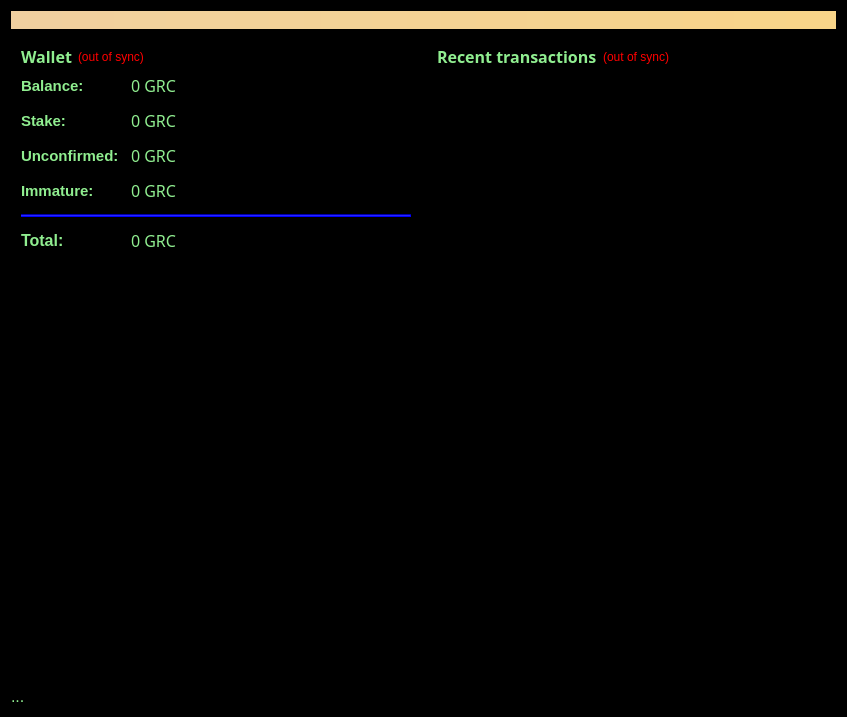
<?xml version="1.0" encoding="UTF-8"?>
<ui version="4.0">
 <class>OverviewPage</class>
 <widget class="QWidget" name="OverviewPage">
  <property name="geometry">
   <rect>
    <x>0</x>
    <y>0</y>
    <width>847</width>
    <height>717</height>
   </rect>
  </property>
  <property name="palette">
   <palette>
    <active>
     <colorrole role="WindowText">
      <brush brushstyle="SolidPattern">
       <color alpha="255">
        <red>144</red>
        <green>238</green>
        <blue>144</blue>
       </color>
      </brush>
     </colorrole>
     <colorrole role="Button">
      <brush brushstyle="SolidPattern">
       <color alpha="255">
        <red>0</red>
        <green>0</green>
        <blue>0</blue>
       </color>
      </brush>
     </colorrole>
     <colorrole role="Light">
      <brush brushstyle="SolidPattern">
       <color alpha="255">
        <red>0</red>
        <green>0</green>
        <blue>107</blue>
       </color>
      </brush>
     </colorrole>
     <colorrole role="Midlight">
      <brush brushstyle="SolidPattern">
       <color alpha="255">
        <red>170</red>
        <green>255</green>
        <blue>127</blue>
       </color>
      </brush>
     </colorrole>
     <colorrole role="Dark">
      <brush brushstyle="SolidPattern">
       <color alpha="255">
        <red>0</red>
        <green>0</green>
        <blue>127</blue>
       </color>
      </brush>
     </colorrole>
     <colorrole role="Mid">
      <brush brushstyle="SolidPattern">
       <color alpha="255">
        <red>0</red>
        <green>113</green>
        <blue>170</blue>
       </color>
      </brush>
     </colorrole>
     <colorrole role="Text">
      <brush brushstyle="SolidPattern">
       <color alpha="255">
        <red>144</red>
        <green>238</green>
        <blue>144</blue>
       </color>
      </brush>
     </colorrole>
     <colorrole role="BrightText">
      <brush brushstyle="SolidPattern">
       <color alpha="255">
        <red>0</red>
        <green>255</green>
        <blue>0</blue>
       </color>
      </brush>
     </colorrole>
     <colorrole role="ButtonText">
      <brush brushstyle="SolidPattern">
       <color alpha="255">
        <red>144</red>
        <green>238</green>
        <blue>144</blue>
       </color>
      </brush>
     </colorrole>
     <colorrole role="Base">
      <brush brushstyle="SolidPattern">
       <color alpha="255">
        <red>0</red>
        <green>0</green>
        <blue>0</blue>
       </color>
      </brush>
     </colorrole>
     <colorrole role="Window">
      <brush brushstyle="SolidPattern">
       <color alpha="255">
        <red>0</red>
        <green>0</green>
        <blue>0</blue>
       </color>
      </brush>
     </colorrole>
     <colorrole role="Shadow">
      <brush brushstyle="SolidPattern">
       <color alpha="255">
        <red>141</red>
        <green>141</green>
        <blue>141</blue>
       </color>
      </brush>
     </colorrole>
     <colorrole role="Highlight">
      <brush brushstyle="SolidPattern">
       <color alpha="255">
        <red>51</red>
        <green>153</green>
        <blue>255</blue>
       </color>
      </brush>
     </colorrole>
     <colorrole role="HighlightedText">
      <brush brushstyle="SolidPattern">
       <color alpha="255">
        <red>85</red>
        <green>255</green>
        <blue>0</blue>
       </color>
      </brush>
     </colorrole>
     <colorrole role="Link">
      <brush brushstyle="SolidPattern">
       <color alpha="255">
        <red>0</red>
        <green>0</green>
        <blue>127</blue>
       </color>
      </brush>
     </colorrole>
     <colorrole role="LinkVisited">
      <brush brushstyle="SolidPattern">
       <color alpha="255">
        <red>255</red>
        <green>255</green>
        <blue>127</blue>
       </color>
      </brush>
     </colorrole>
     <colorrole role="AlternateBase">
      <brush brushstyle="SolidPattern">
       <color alpha="255">
        <red>20</red>
        <green>29</green>
        <blue>8</blue>
       </color>
      </brush>
     </colorrole>
     <colorrole role="NoRole">
      <brush brushstyle="SolidPattern">
       <color alpha="255">
        <red>0</red>
        <green>0</green>
        <blue>127</blue>
       </color>
      </brush>
     </colorrole>
     <colorrole role="ToolTipBase">
      <brush brushstyle="SolidPattern">
       <color alpha="255">
        <red>255</red>
        <green>255</green>
        <blue>220</blue>
       </color>
      </brush>
     </colorrole>
     <colorrole role="ToolTipText">
      <brush brushstyle="SolidPattern">
       <color alpha="255">
        <red>0</red>
        <green>255</green>
        <blue>255</blue>
       </color>
      </brush>
     </colorrole>
    </active>
    <inactive>
     <colorrole role="WindowText">
      <brush brushstyle="SolidPattern">
       <color alpha="255">
        <red>144</red>
        <green>238</green>
        <blue>144</blue>
       </color>
      </brush>
     </colorrole>
     <colorrole role="Button">
      <brush brushstyle="SolidPattern">
       <color alpha="255">
        <red>0</red>
        <green>0</green>
        <blue>0</blue>
       </color>
      </brush>
     </colorrole>
     <colorrole role="Light">
      <brush brushstyle="SolidPattern">
       <color alpha="255">
        <red>0</red>
        <green>0</green>
        <blue>107</blue>
       </color>
      </brush>
     </colorrole>
     <colorrole role="Midlight">
      <brush brushstyle="SolidPattern">
       <color alpha="255">
        <red>170</red>
        <green>255</green>
        <blue>127</blue>
       </color>
      </brush>
     </colorrole>
     <colorrole role="Dark">
      <brush brushstyle="SolidPattern">
       <color alpha="255">
        <red>0</red>
        <green>0</green>
        <blue>127</blue>
       </color>
      </brush>
     </colorrole>
     <colorrole role="Mid">
      <brush brushstyle="SolidPattern">
       <color alpha="255">
        <red>0</red>
        <green>113</green>
        <blue>170</blue>
       </color>
      </brush>
     </colorrole>
     <colorrole role="Text">
      <brush brushstyle="SolidPattern">
       <color alpha="255">
        <red>144</red>
        <green>238</green>
        <blue>144</blue>
       </color>
      </brush>
     </colorrole>
     <colorrole role="BrightText">
      <brush brushstyle="SolidPattern">
       <color alpha="255">
        <red>0</red>
        <green>255</green>
        <blue>0</blue>
       </color>
      </brush>
     </colorrole>
     <colorrole role="ButtonText">
      <brush brushstyle="SolidPattern">
       <color alpha="255">
        <red>144</red>
        <green>238</green>
        <blue>144</blue>
       </color>
      </brush>
     </colorrole>
     <colorrole role="Base">
      <brush brushstyle="SolidPattern">
       <color alpha="255">
        <red>0</red>
        <green>0</green>
        <blue>0</blue>
       </color>
      </brush>
     </colorrole>
     <colorrole role="Window">
      <brush brushstyle="SolidPattern">
       <color alpha="255">
        <red>0</red>
        <green>0</green>
        <blue>0</blue>
       </color>
      </brush>
     </colorrole>
     <colorrole role="Shadow">
      <brush brushstyle="SolidPattern">
       <color alpha="255">
        <red>141</red>
        <green>141</green>
        <blue>141</blue>
       </color>
      </brush>
     </colorrole>
     <colorrole role="Highlight">
      <brush brushstyle="SolidPattern">
       <color alpha="255">
        <red>0</red>
        <green>0</green>
        <blue>0</blue>
       </color>
      </brush>
     </colorrole>
     <colorrole role="HighlightedText">
      <brush brushstyle="SolidPattern">
       <color alpha="255">
        <red>85</red>
        <green>255</green>
        <blue>0</blue>
       </color>
      </brush>
     </colorrole>
     <colorrole role="Link">
      <brush brushstyle="SolidPattern">
       <color alpha="255">
        <red>0</red>
        <green>0</green>
        <blue>127</blue>
       </color>
      </brush>
     </colorrole>
     <colorrole role="LinkVisited">
      <brush brushstyle="SolidPattern">
       <color alpha="255">
        <red>255</red>
        <green>255</green>
        <blue>127</blue>
       </color>
      </brush>
     </colorrole>
     <colorrole role="AlternateBase">
      <brush brushstyle="SolidPattern">
       <color alpha="255">
        <red>20</red>
        <green>29</green>
        <blue>8</blue>
       </color>
      </brush>
     </colorrole>
     <colorrole role="NoRole">
      <brush brushstyle="SolidPattern">
       <color alpha="255">
        <red>0</red>
        <green>0</green>
        <blue>127</blue>
       </color>
      </brush>
     </colorrole>
     <colorrole role="ToolTipBase">
      <brush brushstyle="SolidPattern">
       <color alpha="255">
        <red>255</red>
        <green>255</green>
        <blue>220</blue>
       </color>
      </brush>
     </colorrole>
     <colorrole role="ToolTipText">
      <brush brushstyle="SolidPattern">
       <color alpha="255">
        <red>0</red>
        <green>255</green>
        <blue>255</blue>
       </color>
      </brush>
     </colorrole>
    </inactive>
    <disabled>
     <colorrole role="WindowText">
      <brush brushstyle="SolidPattern">
       <color alpha="255">
        <red>144</red>
        <green>238</green>
        <blue>144</blue>
       </color>
      </brush>
     </colorrole>
     <colorrole role="Button">
      <brush brushstyle="SolidPattern">
       <color alpha="255">
        <red>0</red>
        <green>0</green>
        <blue>0</blue>
       </color>
      </brush>
     </colorrole>
     <colorrole role="Light">
      <brush brushstyle="SolidPattern">
       <color alpha="255">
        <red>0</red>
        <green>0</green>
        <blue>107</blue>
       </color>
      </brush>
     </colorrole>
     <colorrole role="Midlight">
      <brush brushstyle="SolidPattern">
       <color alpha="255">
        <red>170</red>
        <green>255</green>
        <blue>127</blue>
       </color>
      </brush>
     </colorrole>
     <colorrole role="Dark">
      <brush brushstyle="SolidPattern">
       <color alpha="255">
        <red>0</red>
        <green>0</green>
        <blue>127</blue>
       </color>
      </brush>
     </colorrole>
     <colorrole role="Mid">
      <brush brushstyle="SolidPattern">
       <color alpha="255">
        <red>0</red>
        <green>113</green>
        <blue>170</blue>
       </color>
      </brush>
     </colorrole>
     <colorrole role="Text">
      <brush brushstyle="SolidPattern">
       <color alpha="255">
        <red>144</red>
        <green>238</green>
        <blue>144</blue>
       </color>
      </brush>
     </colorrole>
     <colorrole role="BrightText">
      <brush brushstyle="SolidPattern">
       <color alpha="255">
        <red>0</red>
        <green>255</green>
        <blue>0</blue>
       </color>
      </brush>
     </colorrole>
     <colorrole role="ButtonText">
      <brush brushstyle="SolidPattern">
       <color alpha="255">
        <red>144</red>
        <green>238</green>
        <blue>144</blue>
       </color>
      </brush>
     </colorrole>
     <colorrole role="Base">
      <brush brushstyle="SolidPattern">
       <color alpha="255">
        <red>0</red>
        <green>0</green>
        <blue>0</blue>
       </color>
      </brush>
     </colorrole>
     <colorrole role="Window">
      <brush brushstyle="SolidPattern">
       <color alpha="255">
        <red>0</red>
        <green>0</green>
        <blue>0</blue>
       </color>
      </brush>
     </colorrole>
     <colorrole role="Shadow">
      <brush brushstyle="SolidPattern">
       <color alpha="255">
        <red>141</red>
        <green>141</green>
        <blue>141</blue>
       </color>
      </brush>
     </colorrole>
     <colorrole role="Highlight">
      <brush brushstyle="SolidPattern">
       <color alpha="255">
        <red>51</red>
        <green>153</green>
        <blue>255</blue>
       </color>
      </brush>
     </colorrole>
     <colorrole role="HighlightedText">
      <brush brushstyle="SolidPattern">
       <color alpha="255">
        <red>85</red>
        <green>255</green>
        <blue>0</blue>
       </color>
      </brush>
     </colorrole>
     <colorrole role="Link">
      <brush brushstyle="SolidPattern">
       <color alpha="255">
        <red>0</red>
        <green>0</green>
        <blue>127</blue>
       </color>
      </brush>
     </colorrole>
     <colorrole role="LinkVisited">
      <brush brushstyle="SolidPattern">
       <color alpha="255">
        <red>255</red>
        <green>255</green>
        <blue>127</blue>
       </color>
      </brush>
     </colorrole>
     <colorrole role="AlternateBase">
      <brush brushstyle="SolidPattern">
       <color alpha="255">
        <red>20</red>
        <green>29</green>
        <blue>8</blue>
       </color>
      </brush>
     </colorrole>
     <colorrole role="NoRole">
      <brush brushstyle="SolidPattern">
       <color alpha="255">
        <red>0</red>
        <green>0</green>
        <blue>127</blue>
       </color>
      </brush>
     </colorrole>
     <colorrole role="ToolTipBase">
      <brush brushstyle="SolidPattern">
       <color alpha="255">
        <red>255</red>
        <green>255</green>
        <blue>220</blue>
       </color>
      </brush>
     </colorrole>
     <colorrole role="ToolTipText">
      <brush brushstyle="SolidPattern">
       <color alpha="255">
        <red>0</red>
        <green>255</green>
        <blue>255</blue>
       </color>
      </brush>
     </colorrole>
    </disabled>
   </palette>
  </property>
  <property name="font">
   <font>
    <family>MS UI Gothic</family>
    <pointsize>12</pointsize>
   </font>
  </property>
  <property name="windowTitle">
   <string>Form</string>
  </property>
  <property name="windowOpacity">
   <double>55.000000000000000</double>
  </property>
  <property name="autoFillBackground">
   <bool>false</bool>
  </property>
  <property name="styleSheet">
   <string notr="true">;background-image:url(':/r1/grc600.png');color:lightgreen;background-color:black</string>
  </property>
  <layout class="QVBoxLayout" name="topLayout">
   <item>
    <widget class="QLabel" name="labelAlerts">
     <property name="visible">
      <bool>false</bool>
     </property>
     <property name="styleSheet">
      <string notr="true">background-color: qlineargradient(x1: 0, y1: 0, x2: 1, y2: 0, stop:0 #F0D0A0, stop:1 #F8D488); color:#000000;</string>
     </property>
     <property name="wordWrap">
      <bool>true</bool>
     </property>
     <property name="margin">
      <number>3</number>
     </property>
    </widget>
   </item>
   <item>
    <layout class="QHBoxLayout" name="horizontalLayout" stretch="1,1">
     <item>
      <layout class="QVBoxLayout" name="verticalLayout_2">
       <item>
        <widget class="QFrame" name="frame">
         <property name="styleSheet">
          <string notr="true">background-color:black;
</string>
         </property>
         <property name="frameShape">
          <enum>QFrame::StyledPanel</enum>
         </property>
         <property name="frameShadow">
          <enum>QFrame::Raised</enum>
         </property>
         <layout class="QVBoxLayout" name="verticalLayout_4">
          <item>
           <layout class="QHBoxLayout" name="horizontalLayout_4">
            <item>
             <widget class="QLabel" name="label_5">
              <property name="font">
               <font>
                <family>Aharoni</family>
                <pointsize>12</pointsize>
                <weight>75</weight>
                <bold>true</bold>
               </font>
              </property>
              <property name="autoFillBackground">
               <bool>false</bool>
              </property>
              <property name="text">
               <string>Wallet</string>
              </property>
             </widget>
            </item>
            <item>
             <widget class="QLabel" name="labelWalletStatus">
              <property name="toolTip">
               <string>The displayed information may be out of date. Your wallet automatically synchronizes with the Gridcoin network after a connection is established, but this process has not completed yet.</string>
              </property>
              <property name="autoFillBackground">
               <bool>false</bool>
              </property>
              <property name="styleSheet">
               <string notr="true">QLabel { color: red; }</string>
              </property>
              <property name="text">
               <string notr="true">(out of sync)</string>
              </property>
              <property name="alignment">
               <set>Qt::AlignLeading|Qt::AlignLeft|Qt::AlignVCenter</set>
              </property>
             </widget>
            </item>
            <item>
             <spacer name="horizontalSpacer_2">
              <property name="orientation">
               <enum>Qt::Horizontal</enum>
              </property>
              <property name="sizeHint" stdset="0">
               <size>
                <width>40</width>
                <height>20</height>
               </size>
              </property>
             </spacer>
            </item>
           </layout>
          </item>
          <item>
           <layout class="QFormLayout" name="formLayout_2">
            <property name="fieldGrowthPolicy">
             <enum>QFormLayout::AllNonFixedFieldsGrow</enum>
            </property>
            <property name="horizontalSpacing">
             <number>12</number>
            </property>
            <property name="verticalSpacing">
             <number>12</number>
            </property>
            <item row="0" column="0">
             <widget class="QLabel" name="label">
              <property name="font">
               <font>
                <family>Albany AMT</family>
                <pointsize>11</pointsize>
                <weight>75</weight>
                <bold>true</bold>
               </font>
              </property>
              <property name="autoFillBackground">
               <bool>false</bool>
              </property>
              <property name="text">
               <string>Balance:</string>
              </property>
             </widget>
            </item>
            <item row="0" column="1">
             <widget class="QLabel" name="labelBalance">
              <property name="font">
               <font>
                <family>UI Gothic</family>
                <pointsize>12</pointsize>
                <weight>50</weight>
                <italic>false</italic>
                <bold>false</bold>
               </font>
              </property>
              <property name="cursor">
               <cursorShape>IBeamCursor</cursorShape>
              </property>
              <property name="toolTip">
               <string>Your current spendable balance</string>
              </property>
              <property name="text">
               <string notr="true">0 GRC</string>
              </property>
              <property name="textInteractionFlags">
               <set>Qt::LinksAccessibleByMouse|Qt::TextSelectableByKeyboard|Qt::TextSelectableByMouse</set>
              </property>
             </widget>
            </item>
            <item row="1" column="0">
             <widget class="QLabel" name="label_6">
              <property name="font">
               <font>
                <family>Albany AMT</family>
                <pointsize>11</pointsize>
                <weight>75</weight>
                <italic>false</italic>
                <bold>true</bold>
               </font>
              </property>
              <property name="text">
               <string>Stake:</string>
              </property>
             </widget>
            </item>
            <item row="1" column="1">
             <widget class="QLabel" name="labelStake">
              <property name="font">
               <font>
                <family>UI Gothic</family>
                <pointsize>12</pointsize>
                <weight>50</weight>
                <italic>false</italic>
                <bold>false</bold>
               </font>
              </property>
              <property name="cursor">
               <cursorShape>IBeamCursor</cursorShape>
              </property>
              <property name="toolTip">
               <string>Total of coins that was staked, and do not yet count toward the current balance</string>
              </property>
              <property name="text">
               <string notr="true">0 GRC</string>
              </property>
              <property name="textInteractionFlags">
               <set>Qt::LinksAccessibleByMouse|Qt::TextSelectableByKeyboard|Qt::TextSelectableByMouse</set>
              </property>
             </widget>
            </item>
            <item row="2" column="0">
             <widget class="QLabel" name="label_3">
              <property name="font">
               <font>
                <family>Albany AMT</family>
                <pointsize>11</pointsize>
                <weight>75</weight>
                <italic>false</italic>
                <bold>true</bold>
               </font>
              </property>
              <property name="text">
               <string>Unconfirmed:</string>
              </property>
             </widget>
            </item>
            <item row="2" column="1">
             <widget class="QLabel" name="labelUnconfirmed">
              <property name="font">
               <font>
                <family>UI Gothic</family>
                <pointsize>12</pointsize>
                <weight>50</weight>
                <italic>false</italic>
                <bold>false</bold>
               </font>
              </property>
              <property name="cursor">
               <cursorShape>IBeamCursor</cursorShape>
              </property>
              <property name="toolTip">
               <string>Total of transactions that have yet to be confirmed, and do not yet count toward the current balance</string>
              </property>
              <property name="text">
               <string notr="true">0 GRC</string>
              </property>
              <property name="textInteractionFlags">
               <set>Qt::LinksAccessibleByMouse|Qt::TextSelectableByKeyboard|Qt::TextSelectableByMouse</set>
              </property>
             </widget>
            </item>
            <item row="3" column="0">
             <widget class="QLabel" name="labelImmatureText">
              <property name="font">
               <font>
                <family>Albany AMT</family>
                <pointsize>11</pointsize>
                <weight>75</weight>
                <italic>false</italic>
                <bold>true</bold>
               </font>
              </property>
              <property name="text">
               <string>Immature:</string>
              </property>
             </widget>
            </item>
            <item row="3" column="1">
             <widget class="QLabel" name="labelImmature">
              <property name="font">
               <font>
                <family>UI Gothic</family>
                <pointsize>12</pointsize>
                <weight>50</weight>
                <italic>false</italic>
                <bold>false</bold>
               </font>
              </property>
              <property name="toolTip">
               <string>Mined balance that has not yet matured</string>
              </property>
              <property name="text">
               <string notr="true">0 GRC</string>
              </property>
              <property name="textInteractionFlags">
               <set>Qt::LinksAccessibleByMouse|Qt::TextSelectableByKeyboard|Qt::TextSelectableByMouse</set>
              </property>
             </widget>
            </item>
            <item row="4" column="0" colspan="2">
             <widget class="Line" name="line">
              <property name="palette">
               <palette>
                <active>
                 <colorrole role="WindowText">
                  <brush brushstyle="SolidPattern">
                   <color alpha="255">
                    <red>0</red>
                    <green>0</green>
                    <blue>255</blue>
                   </color>
                  </brush>
                 </colorrole>
                 <colorrole role="Button">
                  <brush brushstyle="SolidPattern">
                   <color alpha="255">
                    <red>0</red>
                    <green>0</green>
                    <blue>255</blue>
                   </color>
                  </brush>
                 </colorrole>
                 <colorrole role="Text">
                  <brush brushstyle="SolidPattern">
                   <color alpha="255">
                    <red>0</red>
                    <green>0</green>
                    <blue>255</blue>
                   </color>
                  </brush>
                 </colorrole>
                 <colorrole role="ButtonText">
                  <brush brushstyle="SolidPattern">
                   <color alpha="255">
                    <red>0</red>
                    <green>0</green>
                    <blue>255</blue>
                   </color>
                  </brush>
                 </colorrole>
                 <colorrole role="Base">
                  <brush brushstyle="SolidPattern">
                   <color alpha="255">
                    <red>0</red>
                    <green>0</green>
                    <blue>255</blue>
                   </color>
                  </brush>
                 </colorrole>
                 <colorrole role="Window">
                  <brush brushstyle="SolidPattern">
                   <color alpha="255">
                    <red>0</red>
                    <green>0</green>
                    <blue>255</blue>
                   </color>
                  </brush>
                 </colorrole>
                </active>
                <inactive>
                 <colorrole role="WindowText">
                  <brush brushstyle="SolidPattern">
                   <color alpha="255">
                    <red>0</red>
                    <green>0</green>
                    <blue>255</blue>
                   </color>
                  </brush>
                 </colorrole>
                 <colorrole role="Button">
                  <brush brushstyle="SolidPattern">
                   <color alpha="255">
                    <red>0</red>
                    <green>0</green>
                    <blue>255</blue>
                   </color>
                  </brush>
                 </colorrole>
                 <colorrole role="Text">
                  <brush brushstyle="SolidPattern">
                   <color alpha="255">
                    <red>0</red>
                    <green>0</green>
                    <blue>255</blue>
                   </color>
                  </brush>
                 </colorrole>
                 <colorrole role="ButtonText">
                  <brush brushstyle="SolidPattern">
                   <color alpha="255">
                    <red>0</red>
                    <green>0</green>
                    <blue>255</blue>
                   </color>
                  </brush>
                 </colorrole>
                 <colorrole role="Base">
                  <brush brushstyle="SolidPattern">
                   <color alpha="255">
                    <red>0</red>
                    <green>0</green>
                    <blue>255</blue>
                   </color>
                  </brush>
                 </colorrole>
                 <colorrole role="Window">
                  <brush brushstyle="SolidPattern">
                   <color alpha="255">
                    <red>0</red>
                    <green>0</green>
                    <blue>255</blue>
                   </color>
                  </brush>
                 </colorrole>
                </inactive>
                <disabled>
                 <colorrole role="WindowText">
                  <brush brushstyle="SolidPattern">
                   <color alpha="255">
                    <red>0</red>
                    <green>0</green>
                    <blue>255</blue>
                   </color>
                  </brush>
                 </colorrole>
                 <colorrole role="Button">
                  <brush brushstyle="SolidPattern">
                   <color alpha="255">
                    <red>0</red>
                    <green>0</green>
                    <blue>255</blue>
                   </color>
                  </brush>
                 </colorrole>
                 <colorrole role="Text">
                  <brush brushstyle="SolidPattern">
                   <color alpha="255">
                    <red>0</red>
                    <green>0</green>
                    <blue>255</blue>
                   </color>
                  </brush>
                 </colorrole>
                 <colorrole role="ButtonText">
                  <brush brushstyle="SolidPattern">
                   <color alpha="255">
                    <red>0</red>
                    <green>0</green>
                    <blue>255</blue>
                   </color>
                  </brush>
                 </colorrole>
                 <colorrole role="Base">
                  <brush brushstyle="SolidPattern">
                   <color alpha="255">
                    <red>0</red>
                    <green>0</green>
                    <blue>255</blue>
                   </color>
                  </brush>
                 </colorrole>
                 <colorrole role="Window">
                  <brush brushstyle="SolidPattern">
                   <color alpha="255">
                    <red>0</red>
                    <green>0</green>
                    <blue>255</blue>
                   </color>
                  </brush>
                 </colorrole>
                </disabled>
               </palette>
              </property>
              <property name="styleSheet">
               <string notr="true">color:blue;background-color:blue</string>
              </property>
              <property name="orientation">
               <enum>Qt::Horizontal</enum>
              </property>
             </widget>
            </item>
            <item row="5" column="0">
             <widget class="QLabel" name="labelTotalText">
              <property name="font">
               <font>
                <family>Albany AMT</family>
                <pointsize>12</pointsize>
                <weight>75</weight>
                <italic>false</italic>
                <bold>true</bold>
               </font>
              </property>
              <property name="text">
               <string>Total:</string>
              </property>
             </widget>
            </item>
            <item row="5" column="1">
             <widget class="QLabel" name="labelTotal">
              <property name="font">
               <font>
                <family>UI Gothic</family>
                <pointsize>12</pointsize>
                <weight>50</weight>
                <italic>false</italic>
                <bold>false</bold>
               </font>
              </property>
              <property name="cursor">
               <cursorShape>IBeamCursor</cursorShape>
              </property>
              <property name="toolTip">
               <string>Your current total balance</string>
              </property>
              <property name="text">
               <string notr="true">0 GRC</string>
              </property>
              <property name="textInteractionFlags">
               <set>Qt::LinksAccessibleByMouse|Qt::TextSelectableByKeyboard|Qt::TextSelectableByMouse</set>
              </property>
             </widget>
            </item>
           </layout>
          </item>
         </layout>
        </widget>
       </item>
       <item>
        <spacer name="verticalSpacer">
         <property name="orientation">
          <enum>Qt::Vertical</enum>
         </property>
         <property name="sizeHint" stdset="0">
          <size>
           <width>20</width>
           <height>40</height>
          </size>
         </property>
        </spacer>
       </item>
       <item>
        <widget class="QLabel" name="txtDisplay">
         <property name="text">
          <string>...</string>
         </property>
        </widget>
       </item>
      </layout>
     </item>
     <item>
      <layout class="QVBoxLayout" name="verticalLayout_3">
       <item>
        <widget class="QFrame" name="frame_2">
         <property name="autoFillBackground">
          <bool>false</bool>
         </property>
         <property name="frameShape">
          <enum>QFrame::StyledPanel</enum>
         </property>
         <property name="frameShadow">
          <enum>QFrame::Raised</enum>
         </property>
         <layout class="QVBoxLayout" name="verticalLayout">
          <item>
           <layout class="QHBoxLayout" name="horizontalLayout_2">
            <item>
             <widget class="QLabel" name="label_4">
              <property name="font">
               <font>
                <family>Aharoni</family>
                <pointsize>12</pointsize>
               </font>
              </property>
              <property name="autoFillBackground">
               <bool>false</bool>
              </property>
              <property name="text">
               <string>&lt;b&gt;Recent transactions&lt;/b&gt;</string>
              </property>
             </widget>
            </item>
            <item>
             <widget class="QLabel" name="labelTransactionsStatus">
              <property name="toolTip">
               <string>The displayed information may be out of date. Your wallet automatically synchronizes with the Litecoin network after a connection is established, but this process has not completed yet.</string>
              </property>
              <property name="autoFillBackground">
               <bool>false</bool>
              </property>
              <property name="styleSheet">
               <string notr="true">QLabel { color: red; }</string>
              </property>
              <property name="text">
               <string notr="true">(out of sync)</string>
              </property>
              <property name="alignment">
               <set>Qt::AlignRight|Qt::AlignTrailing|Qt::AlignVCenter</set>
              </property>
             </widget>
            </item>
            <item>
             <spacer name="horizontalSpacer">
              <property name="orientation">
               <enum>Qt::Horizontal</enum>
              </property>
              <property name="sizeHint" stdset="0">
               <size>
                <width>40</width>
                <height>20</height>
               </size>
              </property>
             </spacer>
            </item>
           </layout>
          </item>
          <item>
           <widget class="QListView" name="listTransactions">
            <property name="palette">
             <palette>
              <active>
               <colorrole role="WindowText">
                <brush brushstyle="SolidPattern">
                 <color alpha="255">
                  <red>144</red>
                  <green>238</green>
                  <blue>144</blue>
                 </color>
                </brush>
               </colorrole>
               <colorrole role="Button">
                <brush brushstyle="SolidPattern">
                 <color alpha="0">
                  <red>0</red>
                  <green>0</green>
                  <blue>0</blue>
                 </color>
                </brush>
               </colorrole>
               <colorrole role="Text">
                <brush brushstyle="SolidPattern">
                 <color alpha="255">
                  <red>144</red>
                  <green>238</green>
                  <blue>144</blue>
                 </color>
                </brush>
               </colorrole>
               <colorrole role="ButtonText">
                <brush brushstyle="SolidPattern">
                 <color alpha="255">
                  <red>144</red>
                  <green>238</green>
                  <blue>144</blue>
                 </color>
                </brush>
               </colorrole>
               <colorrole role="Base">
                <brush brushstyle="NoBrush">
                 <color alpha="255">
                  <red>0</red>
                  <green>0</green>
                  <blue>0</blue>
                 </color>
                </brush>
               </colorrole>
               <colorrole role="Window">
                <brush brushstyle="SolidPattern">
                 <color alpha="0">
                  <red>0</red>
                  <green>0</green>
                  <blue>0</blue>
                 </color>
                </brush>
               </colorrole>
              </active>
              <inactive>
               <colorrole role="WindowText">
                <brush brushstyle="SolidPattern">
                 <color alpha="255">
                  <red>144</red>
                  <green>238</green>
                  <blue>144</blue>
                 </color>
                </brush>
               </colorrole>
               <colorrole role="Button">
                <brush brushstyle="SolidPattern">
                 <color alpha="0">
                  <red>0</red>
                  <green>0</green>
                  <blue>0</blue>
                 </color>
                </brush>
               </colorrole>
               <colorrole role="Text">
                <brush brushstyle="SolidPattern">
                 <color alpha="255">
                  <red>144</red>
                  <green>238</green>
                  <blue>144</blue>
                 </color>
                </brush>
               </colorrole>
               <colorrole role="ButtonText">
                <brush brushstyle="SolidPattern">
                 <color alpha="255">
                  <red>144</red>
                  <green>238</green>
                  <blue>144</blue>
                 </color>
                </brush>
               </colorrole>
               <colorrole role="Base">
                <brush brushstyle="NoBrush">
                 <color alpha="255">
                  <red>0</red>
                  <green>0</green>
                  <blue>0</blue>
                 </color>
                </brush>
               </colorrole>
               <colorrole role="Window">
                <brush brushstyle="SolidPattern">
                 <color alpha="0">
                  <red>0</red>
                  <green>0</green>
                  <blue>0</blue>
                 </color>
                </brush>
               </colorrole>
              </inactive>
              <disabled>
               <colorrole role="WindowText">
                <brush brushstyle="SolidPattern">
                 <color alpha="255">
                  <red>144</red>
                  <green>238</green>
                  <blue>144</blue>
                 </color>
                </brush>
               </colorrole>
               <colorrole role="Button">
                <brush brushstyle="SolidPattern">
                 <color alpha="0">
                  <red>0</red>
                  <green>0</green>
                  <blue>0</blue>
                 </color>
                </brush>
               </colorrole>
               <colorrole role="Text">
                <brush brushstyle="SolidPattern">
                 <color alpha="255">
                  <red>144</red>
                  <green>238</green>
                  <blue>144</blue>
                 </color>
                </brush>
               </colorrole>
               <colorrole role="ButtonText">
                <brush brushstyle="SolidPattern">
                 <color alpha="255">
                  <red>144</red>
                  <green>238</green>
                  <blue>144</blue>
                 </color>
                </brush>
               </colorrole>
               <colorrole role="Base">
                <brush brushstyle="NoBrush">
                 <color alpha="255">
                  <red>0</red>
                  <green>0</green>
                  <blue>0</blue>
                 </color>
                </brush>
               </colorrole>
               <colorrole role="Window">
                <brush brushstyle="SolidPattern">
                 <color alpha="0">
                  <red>0</red>
                  <green>0</green>
                  <blue>0</blue>
                 </color>
                </brush>
               </colorrole>
              </disabled>
             </palette>
            </property>
            <property name="autoFillBackground">
             <bool>true</bool>
            </property>
            <property name="styleSheet">
             <string notr="true">QListView { background: transparent; } color:#00FF00;
background-image:none;</string>
            </property>
            <property name="frameShape">
             <enum>QFrame::NoFrame</enum>
            </property>
            <property name="verticalScrollBarPolicy">
             <enum>Qt::ScrollBarAlwaysOff</enum>
            </property>
            <property name="horizontalScrollBarPolicy">
             <enum>Qt::ScrollBarAlwaysOff</enum>
            </property>
            <property name="selectionMode">
             <enum>QAbstractItemView::NoSelection</enum>
            </property>
           </widget>
          </item>
         </layout>
        </widget>
       </item>
       <item>
        <spacer name="verticalSpacer_2">
         <property name="orientation">
          <enum>Qt::Vertical</enum>
         </property>
         <property name="sizeHint" stdset="0">
          <size>
           <width>20</width>
           <height>40</height>
          </size>
         </property>
        </spacer>
       </item>
      </layout>
     </item>
    </layout>
   </item>
  </layout>
 </widget>
 <resources>
  <include location="../res/images/r1.qrc"/>
 </resources>
 <connections/>
</ui>
